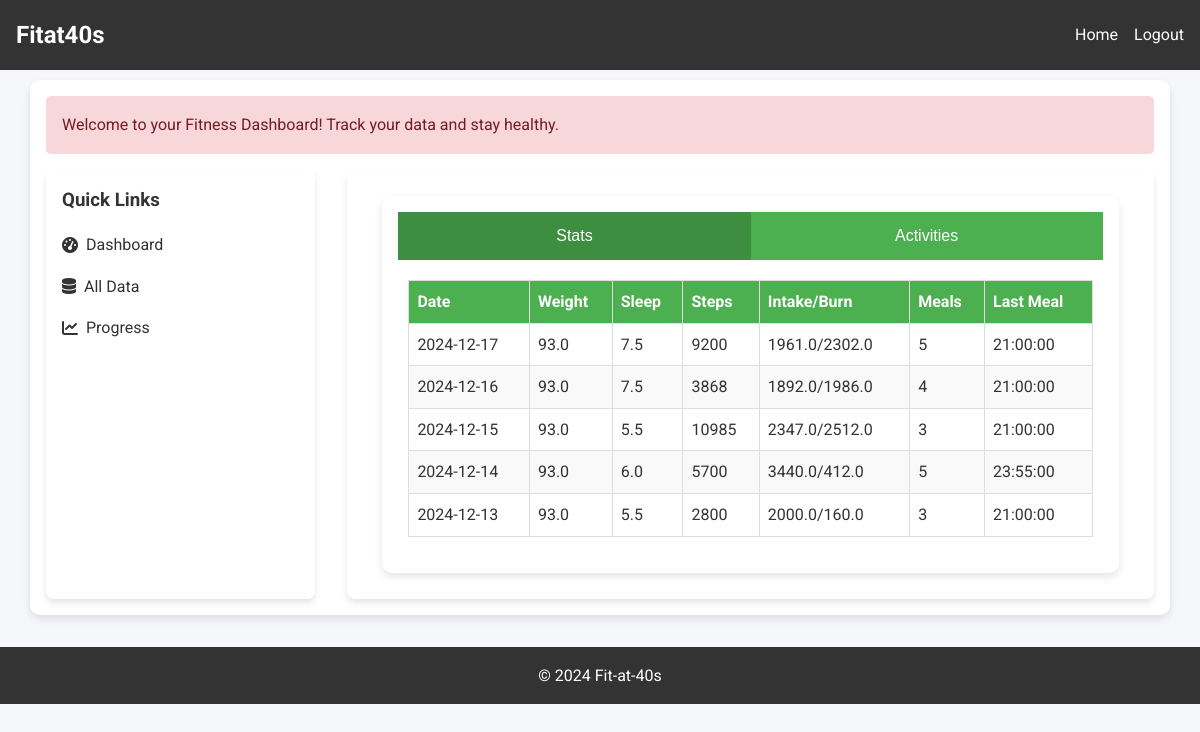
The app's page /all-data (signed in) with its own data.
### webapp/routes.py (models this page shows)
class UserData(db.Model):
    id = db.Column(db.Integer, primary_key=True)
    user_id = db.Column(db.Integer, db.ForeignKey('user.id'))
    date = db.Column(db.Date, nullable=False)
    weight = db.Column(db.Float, nullable=False)
    sleep = db.Column(db.Float, nullable=False)
    steps = db.Column(db.Integer, nullable=False)
    calories_in = db.Column(db.Float, nullable=False)
    calories_out = db.Column(db.Float, nullable=False)
    protein = db.Column(db.Integer, nullable=True)
    carbs = db.Column(db.Integer, nullable=True)
    fat = db.Column(db.Integer, nullable=True)
    number_of_meals = db.Column(db.Integer, nullable=False)
    time_of_last_meal = db.Column(db.Time, nullable=False)
    created_at = db.Column(db.DateTime, nullable=False, default=datetime.now(uae))
    updated_at = db.Column(db.DateTime, nullable=False, default=datetime.now(uae), onupdate=datetime.now(uae))

### webapp/routes.py (the view)
@app.route('/all-data')
@login_required
def all_data():
    all_user_data = UserData.query.filter_by(user_id=current_user.id).order_by(UserData.date.desc()).all()
    all_training_activities = TrainingActivity.query.filter_by(user_id=current_user.id).order_by(TrainingActivity.date.desc()).all()
    return render_template('all_data.html', all_user_data=all_user_data, all_training_activities=all_training_activities)

### webapp/routes.py (called while the page is built)
@login_manager.user_loader
def load_user(user_id):
    return User.query.get(int(user_id))

### webapp/templates/all_data.html (shortened to what this page needs)
{% extends "base.html" %}
{% block content %}
<div class="container">
    <div class="tabs">
        <button class="tab-button active" data-tab="user-data">Stats</button>
        <button class="tab-button" data-tab="training-activities">Activities</button>
    </div>
    <div id="user-data" class="tab-content active">
        <table>
            <thead>
                <tr>
                    <th>Date</th>
                    <th>Weight</th>
                    <th>Sleep</th>
                    <th>Steps</th>
                    <th>Intake/Burn</th>
                    <th>Meals</th>
                    <th>Last Meal</th>
                </tr>
            </thead>
            <tbody>
                {% for data in all_user_data %}
                <tr>
                    <td>{{ data.date }}</td>
                    <td>{{ data.weight }}</td>
                    <td>{{ data.sleep }}</td>
                    <td>{{ data.steps }}</td>
                    <td>{{ data.calories_in }}/{{ data.calories_out }}</td>
                    <td>{{ data.number_of_meals }}</td>
                    <td>{{ data.time_of_last_meal }}</td>
                </tr>
                {% endfor %}
            </tbody>
        </table>
    </div>
</div>
{% endblock %}

### webapp/templates/base.html (style rules this page uses)
* { margin: 0; padding: 0; box-sizing: border-box; }
body { font-family: 'Roboto', sans-serif; background: #f5f7fa; color: #333; line-height: 1.6; }
.container { max-width: 1100px; margin: 2rem auto; padding: 1rem; }

### webapp/templates/all_data.html (style rules this page uses)
.container { max-width: 95%; margin: 10px auto; background: white; border-radius: 10px; box-shadow: 0 4px 8px rgba(0, 0, 0, 0.1); overflow: hidden; }
.tabs { display: flex; background: #4CAF50; flex-wrap: wrap; }
.tabs button { flex: 1; padding: 15px; background: none; border: none; color: white; cursor: pointer; font-size: 16px; transition: background 0.3s; }
.tabs button.active { background: #3e8e41; }
.tab-content { display: none; padding: 10px; }
.tab-content.active { display: block; }
table { width: 100%; border-collapse: collapse; margin: 10px 0; }
table th, table td { text-align: left; padding: 8px; border: 1px solid #ddd; }
table th { background: #4CAF50; color: white; }
table tr:nth-child(even) { background: #f9f9f9; }

### records on screen
UserData: date "2024-12-17", weight "93.0", sleep "7.5", steps "9200", calories_in "1961.0", calories_out "2302.0", number_of_meals "5", time_of_last_meal "21:00:00"
UserData: date "2024-12-16", weight "93.0", sleep "7.5", steps "3868", calories_in "1892.0", calories_out "1986.0", number_of_meals "4", time_of_last_meal "21:00:00"
UserData: date "2024-12-15", weight "93.0", sleep "5.5", steps "10985", calories_in "2347.0", calories_out "2512.0", number_of_meals "3", time_of_last_meal "21:00:00"
UserData: date "2024-12-14", weight "93.0", sleep "6.0", steps "5700", calories_in "3440.0", calories_out "412.0", number_of_meals "5", time_of_last_meal "23:55:00"
UserData: date "2024-12-13", weight "93.0", sleep "5.5", steps "2800", calories_in "2000.0", calories_out "160.0", number_of_meals "3", time_of_last_meal "21:00:00"
